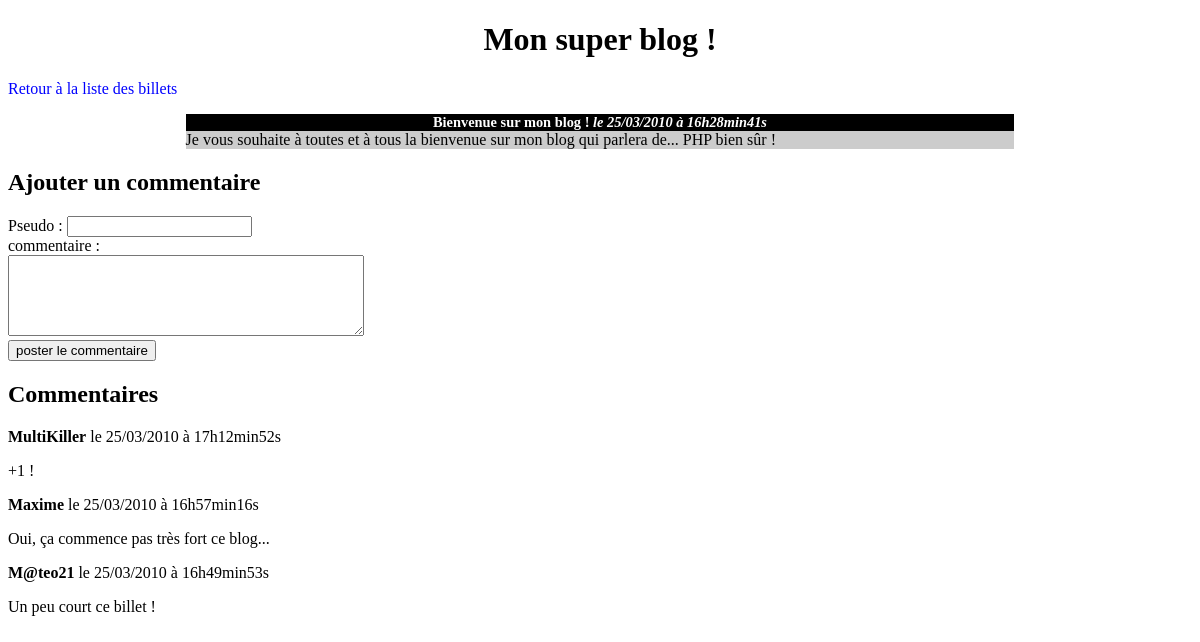
The page /commentaires.php?billet=1 on the database its author committed.
### tables this page shows
CREATE TABLE IF NOT EXISTS `billets` (
  `id` int(11) NOT NULL AUTO_INCREMENT,
  `titre` varchar(255) NOT NULL,
  `contenu` text NOT NULL,
  `date_creation` datetime NOT NULL,
  PRIMARY KEY (`id`)
);

CREATE TABLE IF NOT EXISTS `commentaires` (
  `id` int(11) NOT NULL AUTO_INCREMENT,
  `id_billet` int(11) NOT NULL,
  `auteur` varchar(255) NOT NULL,
  `commentaire` text NOT NULL,
  `date_commentaire` datetime NOT NULL,
  PRIMARY KEY (`id`)
);

### commentaires.php (the view, shortened to what this page needs)
<!DOCTYPE html>
<html>
    <head>
	<link href="style.css" rel="stylesheet" />
    </head>
    <body>
        <h1>Mon super blog !</h1>
        <p><a href="index.php">Retour à la liste des billets</a></p>
        <?php
        $bdd = connexionBDD();
        $req = $bdd->prepare('SELECT id, titre, contenu, DATE_FORMAT(date_creation, \'%d/%m/%Y à %Hh%imin%ss\') AS date_creation_fr FROM billets WHERE id = ?');
        $req->execute(array($_GET['billet']));
        $donnees = $req->fetch();
        ?>
        <div class="news">
            <h3>
                <?php echo htmlspecialchars($donnees['titre']); ?>
                <em>le <?php echo $donnees['date_creation_fr']; ?></em>
            </h3>
            <p>
            <?php
            echo nl2br(htmlspecialchars($donnees['contenu']));
            ?>
            </p>
        </div>
        <h2>Ajouter un commentaire</h2>
        <div>
            <form action="commentaire_post.php" method="POST">
                <div>
                    <label for="auteur">Pseudo :</label>
                    <input type="text" id="pseudo" name="pseudo" value="<?php echo $_COOKIE["pseudo"] ?? null ?>">
                </div>
                <div>
                    <label for="message">commentaire :</label>
                    <br>
                    <textarea name="message" id="message" rows="5" style="width: 350px" ></textarea>
                </div>
                <input type="submit" value="poster le commentaire">
            </form>
        </div>
        <h2>Commentaires</h2>
        <?php
        $req = $bdd->prepare('SELECT auteur, commentaire, DATE_FORMAT(date_commentaire, \'%d/%m/%Y à %Hh%imin%ss\') AS date_commentaire_fr FROM commentaires WHERE id_billet = ? ORDER BY date_commentaire DESC');
        $req->execute(array($_GET['billet']));
        while ($donnees = $req->fetch())
        {
        ?>
        <p><strong><?php echo htmlspecialchars($donnees['auteur']); ?></strong> le <?php echo $donnees['date_commentaire_fr']; ?></p>
        <p><?php echo nl2br(htmlspecialchars($donnees['commentaire'])); ?></p>
        <?php
        }
        ?>
</body>
</html>

### style.css (style rules this page uses)
h1, h3 { text-align:center; }
h3 { background-color:black; color:white; font-size:0.9em; margin-bottom:0px; }
.news p { background-color:#CCCCCC; margin-top:0px; }
.news { width:70%; margin:auto; }
a { text-decoration: none; color: blue; }

### rows shown on the page
billets: titre "Bienvenue sur mon blog !", contenu "Je vous souhaite à toutes et à tous la bienvenue sur mon blog qui parlera de... PHP bien sûr !"
commentaires: auteur "MultiKiller", date_commentaire_fr "25/03/2010 à 17h12min52s", commentaire "+1 !"
commentaires: auteur "Maxime", date_commentaire_fr "25/03/2010 à 16h57min16s", commentaire "Oui, ça commence pas très fort ce blog..."
commentaires: auteur "M@teo21", date_commentaire_fr "25/03/2010 à 16h49min53s", commentaire "Un peu court ce billet !"

### other values the page prints
$donnees['date_creation_fr'] "25/03/2010 à 16h28min41s"
